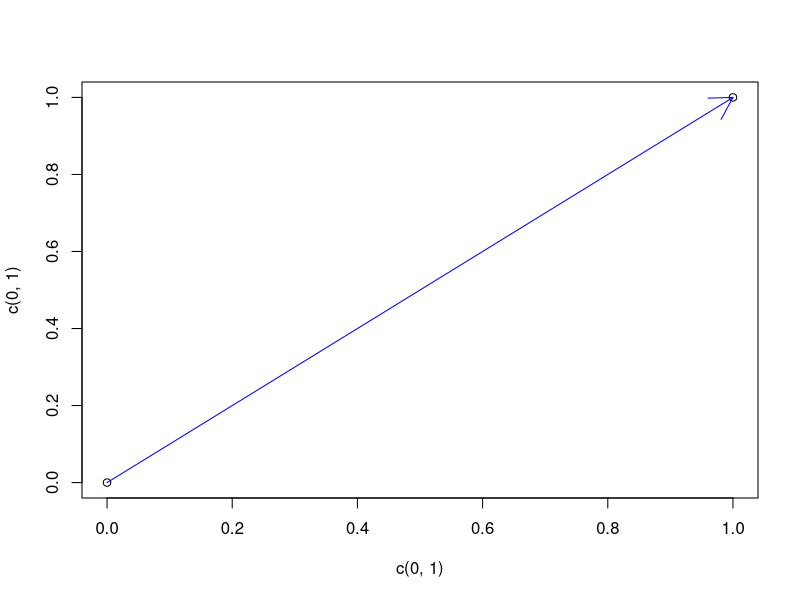

This figure's R source: (Note: this script raises an error after producing the figure.)
#------------------------------------------------------------
#                 Basics of Linear Algebra
#                 QuACK Workshop, 10.13.16
#------------------------------------------------------------

# 1. What is a vector? An example or a drawing will suffice.
x <- c(1,1)
x

plot(c(0,1),c(0,1))
arrows(0,0,1,1,col="blue")


# 2. Please give an example of a matrix. What are they used for?
M <- matrix(rnorm(4),2,2)
M


# 3. Let v be the vector (2,5,7). What is 3 * v?
v <- c(2,5,7)
v
3*v


# 4. Let w be the vector (3,4,1). What is the dot product v∙w  ?
w  <-  c(3,4,1)
w
v*w # careful, this does element-wise multiplication, which is not the same as a dot product!

v %*% w
w %*% v


# 5. If you multiply a 2 x 3 matrix with a 3 x 7 matrix, what is the size of the matrix you will end up with? 
# What about if you multiply a 4 x 4 with a 3 x 4?

# 2x3 times 3x7
M1 <- matrix(rnorm(6),2,3) # generates 6 numbers from a normal distribution and arranges them in a 2x3 matrix
M2 <- matrix(rnorm(21),3,7) 
dim(M1)
dim(M2)
dim(M1 %*% M2)

# 4x4 times 3x4
M1 <- matrix(rnorm(16),4,4)  
M2 <- matrix(rnorm(12),3,4)  
dim(M1)
dim(M2)
dim(M1 %*% M2) # you should get an error!


# 6. Let A = [(2 1;5 0)]  and B = [(1 1;4 2)]. Calculate A + B, AB, and 2A – B.
A = matrix(c(2,5,1,0),nrow=2,ncol=2)
B = matrix(c(1,1,4,2),nrow=2,ncol=2,byrow=T)
A
B
dim(A)
dim(B)
A+B
A*B # careful, this does element-wise multiplication! 
A %*% B # this is the appropriate operation in R for matrix multiplication!
2 * A - B


# 7. What is the norm of the vector (3,1,2,4)?
x  <- c(3,1,2,4)
length(x) # careful, this just tells you how many elements are in a vector!

norm(x, type="2") # this gives the euclidean norm
sqrt(sum(x*x)) # this is the mathematical version


# 8. What is a unit vector? 
unitx <- x/(norm(x, type="2"))
norm(unitx, type="2") # this show us that x is of length 1! The definition of a unit vector


# 9. What is the transpose of B?
t(B)


# 10. What is an eigenvector? An eigenvalue? 
M = matrix(c(4,-1,2,1),nrow=2,ncol=2) 
M
eigen(M)


### Defining Matrices ###
W <- matrix(c(rep(1, 3), rep(2, 3)), 2, byrow = T)
W
X <- matrix(c(3, 3, 3), nrow=3, ncol=1)
X
Y <- rbind(W,t(X))
Y
Z <- cbind(t(W),X)
Z
c(Z) # deconstructs a matrix


### Uses of the inner product ###

# cosine example
x <-  c(1,0)
y <-  c(-1,0)
normx <- norm(x, type="2")
normy <- norm(y, type="2")
cospi <- cos(pi)
cosxy <- (x%*%y)/(normx*normy)
sprintf("cos(pi): %s", cospi)
sprintf("cos(x,y): %s", cosxy)

#cor(x, use=all.obs, method=pearson) # how you could calculate a pearson correlation in R


